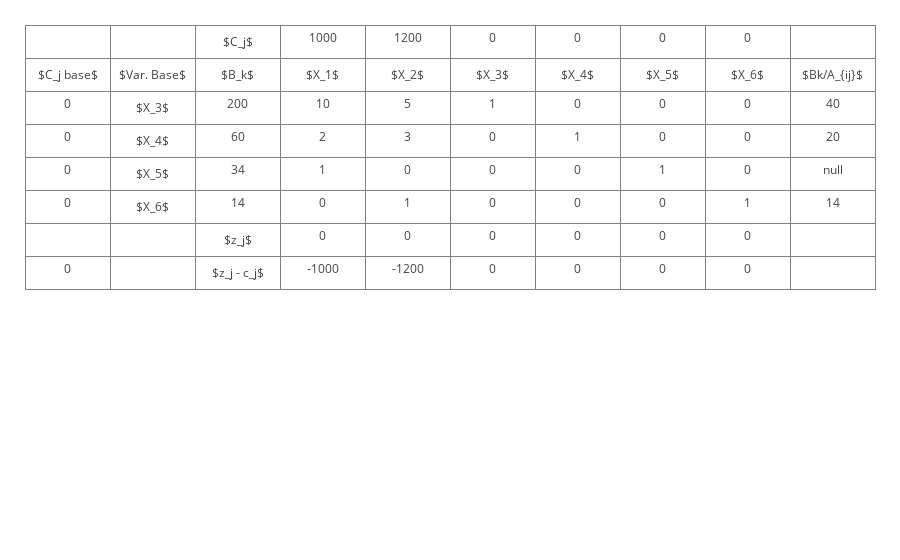

The notebook cell this image was saved under:
### Code cell
# Primera iteración:
zj = calcular_zj(c, base, A)

zj_cj = calcular_zj_cj(zj, c)

min_zjcj = minimo_zj_cj(zj_cj)

bk_Aij = calcular_bk_Aij(b, A, min_zjcj)

min_b = minimo_bk_Aij(bk_Aij)

costo_tot = calcular_costo_tot(c, base, b)

# Hacer print de la tabla:
visualizar_tabla(variables, 
                 base, 
                 c.tolist(), 
                 b.tolist(),
                 A.tolist(),
                 zj.tolist(),
                 zj_cj.tolist(),
                 bk_Aij.tolist(),
                 costo_tot)

### Figure 1 — Plotly figure (JSON) as saved in the notebook; plotly's stock layout.template omitted (floating-point values rounded to 4 significant figures)
{"data": [{"cells": {"values": [["$C_j base$", 0, 0, 0, 0, "", 0], ["$Var. Base$", "$X_3$", "$X_4$", "$X_5$", "$X_6$"], ["$B_k$", 200, 60, 34, 14, "$z_j$", "$z_j - c_j$"], ["$X_1$", 10, 2, 1, 0, 0, -1000], ["$X_2$", 5, 3, 0, 1, 0, -1200], ["$X_3$", 1, 0, 0, 0, 0, 0], ["$X_4$", 0, 1, 0, 0, 0, 0], ["$X_5$", 0, 0, 1, 0, 0, 0], ["$X_6$", 0, 0, 0, 1, 0, 0], ["$Bk/A_{ij}$", 40, 20, null, 14]]}, "header": {"values": ["", "", "$C_j$", 1000, 1200, 0, 0, 0, 0]}, "type": "table", "uid": "8360a73d-271e-4513-af48-aa2ab8a48dd9"}], "layout": {"autosize": true, "margin": {"b": 0, "l": 25, "pad": 2, "r": 25, "t": 25}}}
